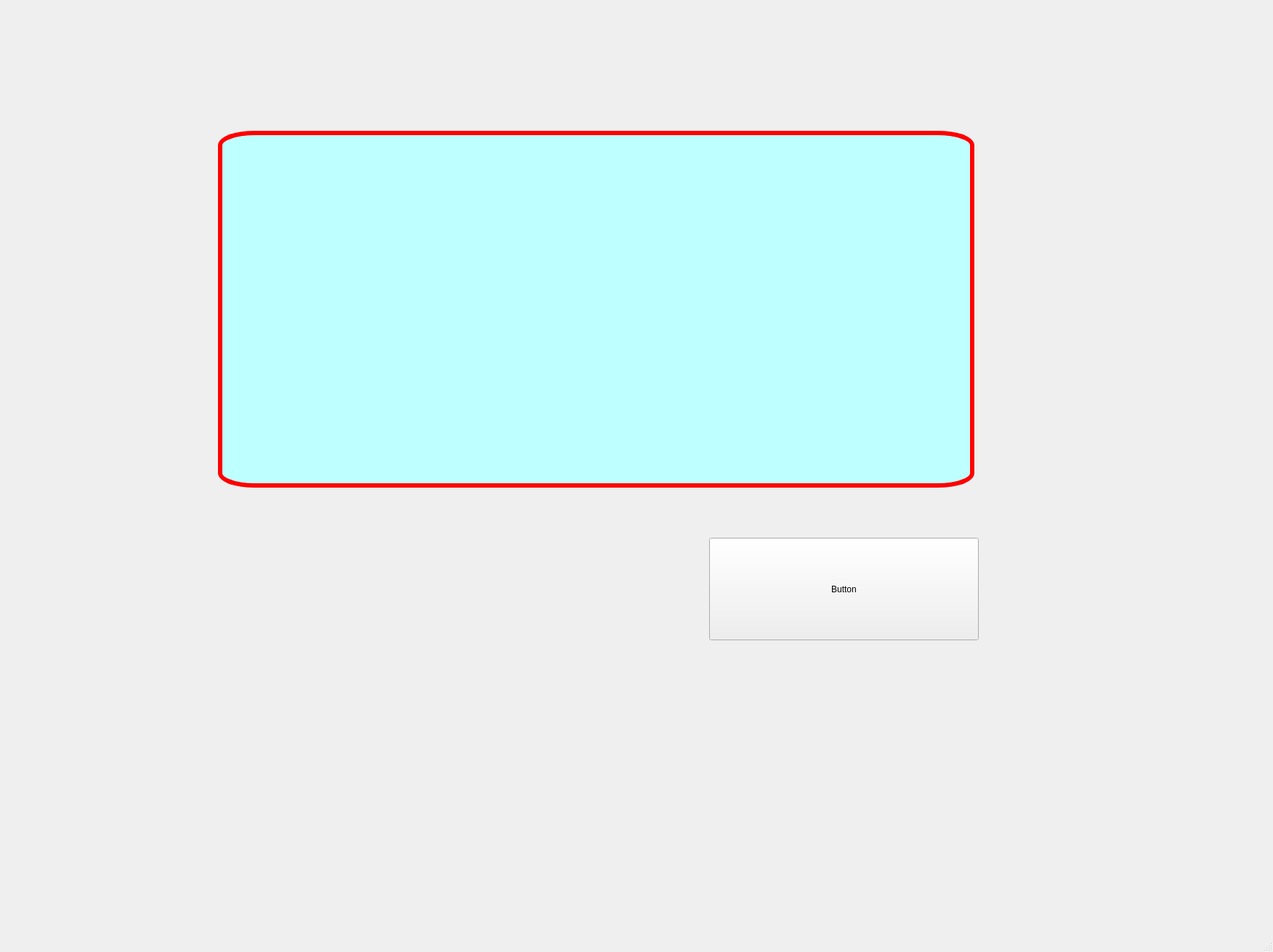
<?xml version="1.0" encoding="UTF-8"?>
<ui version="4.0">
 <class>MainWindow</class>
 <widget class="QMainWindow" name="MainWindow">
  <property name="geometry">
   <rect>
    <x>0</x>
    <y>0</y>
    <width>1752</width>
    <height>1310</height>
   </rect>
  </property>
  <property name="windowTitle">
   <string>MainWindow</string>
  </property>
  <widget class="QWidget" name="centralwidget">
   <widget class="QPushButton" name="pushButton">
    <property name="geometry">
     <rect>
      <x>976</x>
      <y>740</y>
      <width>371</width>
      <height>141</height>
     </rect>
    </property>
    <property name="styleSheet">
     <string notr="true">background: rgb(255, 250, 255); 
 border:5px solid;
 border: 6px solid red;
border-radius: 50px 20px;

QPushButton::clicked
{
background-color : blue;
}</string>
    </property>
    <property name="text">
     <string>Button</string>
    </property>
   </widget>
   <widget class="QLineEdit" name="lineEdit">
    <property name="geometry">
     <rect>
      <x>300</x>
      <y>180</y>
      <width>1041</width>
      <height>491</height>
     </rect>
    </property>
    <property name="styleSheet">
     <string notr="true">background: rgb(190, 255, 255);
 
border: 6px solid red;
border-radius: 50px 20px;

 
</string>
    </property>
   </widget>
  </widget>
  <widget class="QMenuBar" name="menubar">
   <property name="geometry">
    <rect>
     <x>0</x>
     <y>0</y>
     <width>1752</width>
     <height>56</height>
    </rect>
   </property>
  </widget>
  <widget class="QStatusBar" name="statusbar"/>
 </widget>
 <resources/>
 <connections/>
</ui>
